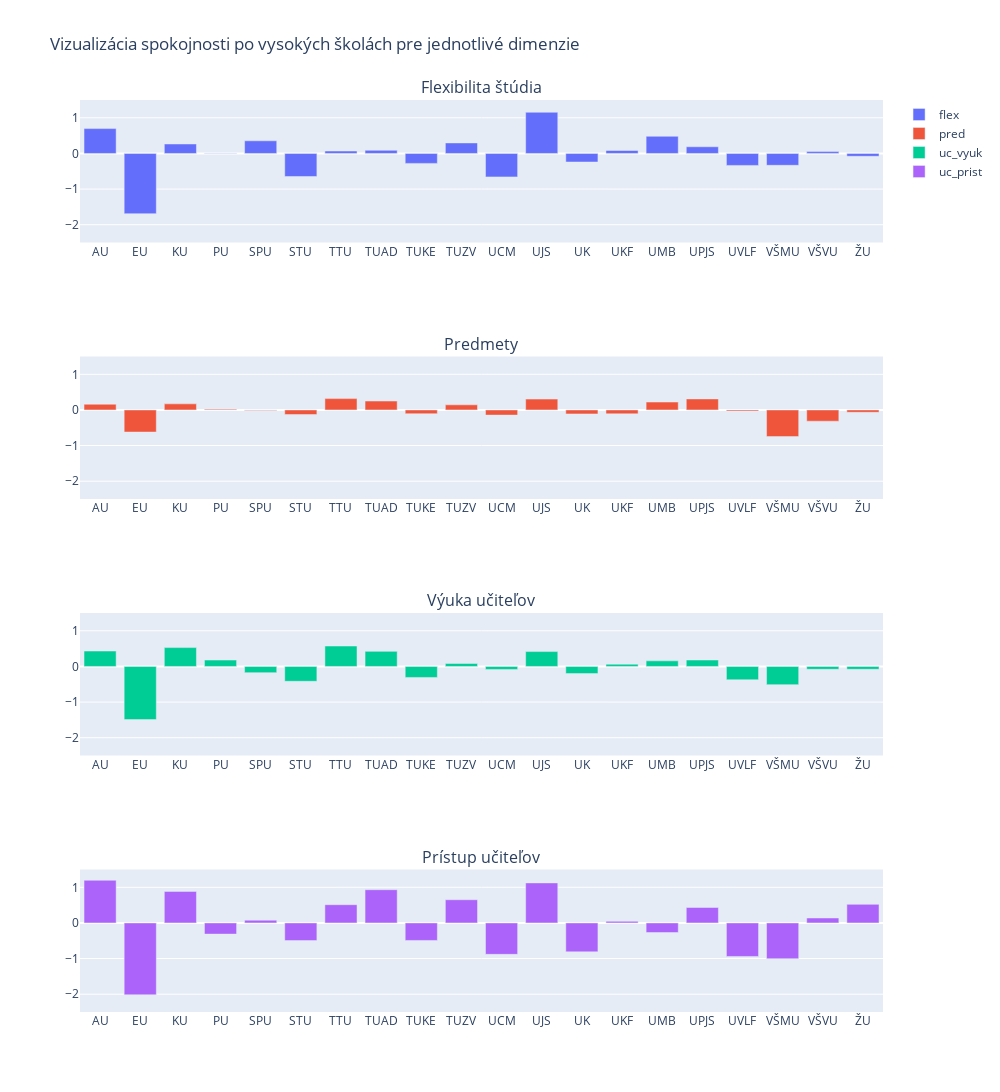

Write notebook code for a chart like this one.
### Code cell
figure = make_subplots(rows=4, cols=1, subplot_titles=("Flexibilita štúdia", "Predmety", "Výuka učiteľov", "Prístup učiteľov"))

figure.add_trace(go.Bar(x=df.index, y=df.flexibilita, name="flex"),
                row=1, col=1)

figure.add_trace(go.Bar(x=df.index, y=df.predmety, name="pred"),
                row=2, col=1)

figure.add_trace(go.Bar(x=df.index, y=df["učitelia_výuka"], name="uc_vyuk"),
                row=3, col=1)

figure.add_trace(go.Bar(x=df.index, y=df["podpora_študentov"], name="uc_prist"),
                row=4, col=1)

for i in range(1, 7):
    figure.update_yaxes(range=[-2.5, 1.5], row=i)

figure.update_layout(height=1400, width=1000, title_text="Vizualizácia spokojnosti po vysokých školách pre jednotlivé dimenzie")
figure.show()

### Figure 1 — Plotly figure (JSON) as saved in the notebook; plotly's stock layout.template omitted (floating-point values rounded to 4 significant figures)
{"data": [{"name": "flex", "type": "bar", "x": ["AU", "EU", "KU", "PU", "SPU", "STU", "TTU", "TUAD", "TUKE", "TUZV", "UCM", "UJS", "UK", "UKF", "UMB", "UPJS", "UVLF", "VŠMU", "VŠVU", "ŽU"], "xaxis": "x", "y": [0.6972, -1.691, 0.2658, 0.005458, 0.3544, -0.6469, 0.06722, 0.08792, -0.279, 0.2953, -0.6593, 1.156, -0.2409, 0.08305, 0.4816, 0.1873, -0.3358, -0.3332, 0.05111, -0.0801], "yaxis": "y"}, {"name": "pred", "type": "bar", "x": ["AU", "EU", "KU", "PU", "SPU", "STU", "TTU", "TUAD", "TUKE", "TUZV", "UCM", "UJS", "UK", "UKF", "UMB", "UPJS", "UVLF", "VŠMU", "VŠVU", "ŽU"], "xaxis": "x2", "y": [0.1601, -0.6206, 0.171, 0.02234, -0.01556, -0.1296, 0.3178, 0.2493, -0.1061, 0.1438, -0.1456, 0.3047, -0.112, -0.1092, 0.2214, 0.3097, -0.03117, -0.7485, -0.3163, -0.06661], "yaxis": "y2"}, {"name": "uc_vyuk", "type": "bar", "x": ["AU", "EU", "KU", "PU", "SPU", "STU", "TTU", "TUAD", "TUKE", "TUZV", "UCM", "UJS", "UK", "UKF", "UMB", "UPJS", "UVLF", "VŠMU", "VŠVU", "ŽU"], "xaxis": "x3", "y": [0.4323, -1.493, 0.5289, 0.1791, -0.1747, -0.4176, 0.5729, 0.423, -0.3088, 0.08173, -0.0843, 0.4175, -0.2013, 0.06273, 0.157, 0.1806, -0.3749, -0.5121, -0.08091, -0.08091], "yaxis": "y3"}, {"name": "uc_prist", "type": "bar", "x": ["AU", "EU", "KU", "PU", "SPU", "STU", "TTU", "TUAD", "TUKE", "TUZV", "UCM", "UJS", "UK", "UKF", "UMB", "UPJS", "UVLF", "VŠMU", "VŠVU", "ŽU"], "xaxis": "x4", "y": [1.199, -2.019, 0.8851, -0.3133, 0.07773, -0.4962, 0.5122, 0.9326, -0.4916, 0.651, -0.8813, 1.123, -0.8122, 0.04434, -0.268, 0.4344, -0.9409, -1.005, 0.1389, 0.5214], "yaxis": "y4"}], "layout": {"annotations": [{"font": {"size": 16}, "showarrow": false, "text": "Flexibilita štúdia", "x": 0.5, "xanchor": "center", "xref": "paper", "y": 1, "yanchor": "bottom", "yref": "paper"}, {"font": {"size": 16}, "showarrow": false, "text": "Predmety", "x": 0.5, "xanchor": "center", "xref": "paper", "y": 0.7188, "yanchor": "bottom", "yref": "paper"}, {"font": {"size": 16}, "showarrow": false, "text": "Výuka učiteľov", "x": 0.5, "xanchor": "center", "xref": "paper", "y": 0.4375, "yanchor": "bottom", "yref": "paper"}, {"font": {"size": 16}, "showarrow": false, "text": "Prístup učiteľov", "x": 0.5, "xanchor": "center", "xref": "paper", "y": 0.1562, "yanchor": "bottom", "yref": "paper"}], "height": 1400, "title": {"text": "Vizualizácia spokojnosti po vysokých školách pre jednotlivé dimenzie"}, "width": 1000, "xaxis": {"anchor": "y", "autorange": true, "domain": [0, 1], "range": [-0.5, 19.5], "type": "category"}, "xaxis2": {"anchor": "y2", "autorange": true, "domain": [0, 1], "range": [-0.5, 19.5], "type": "category"}, "xaxis3": {"anchor": "y3", "autorange": true, "domain": [0, 1], "range": [-0.5, 19.5], "type": "category"}, "xaxis4": {"anchor": "y4", "autorange": true, "domain": [0, 1], "range": [-0.5, 19.5], "type": "category"}, "yaxis": {"anchor": "x", "domain": [0.8438, 1], "range": [-2.5, 1.5], "type": "linear"}, "yaxis2": {"anchor": "x2", "domain": [0.5625, 0.7188], "range": [-2.5, 1.5], "type": "linear"}, "yaxis3": {"anchor": "x3", "domain": [0.2812, 0.4375], "range": [-2.5, 1.5], "type": "linear"}, "yaxis4": {"anchor": "x4", "domain": [0, 0.1562], "range": [-2.5, 1.5], "type": "linear"}}}
